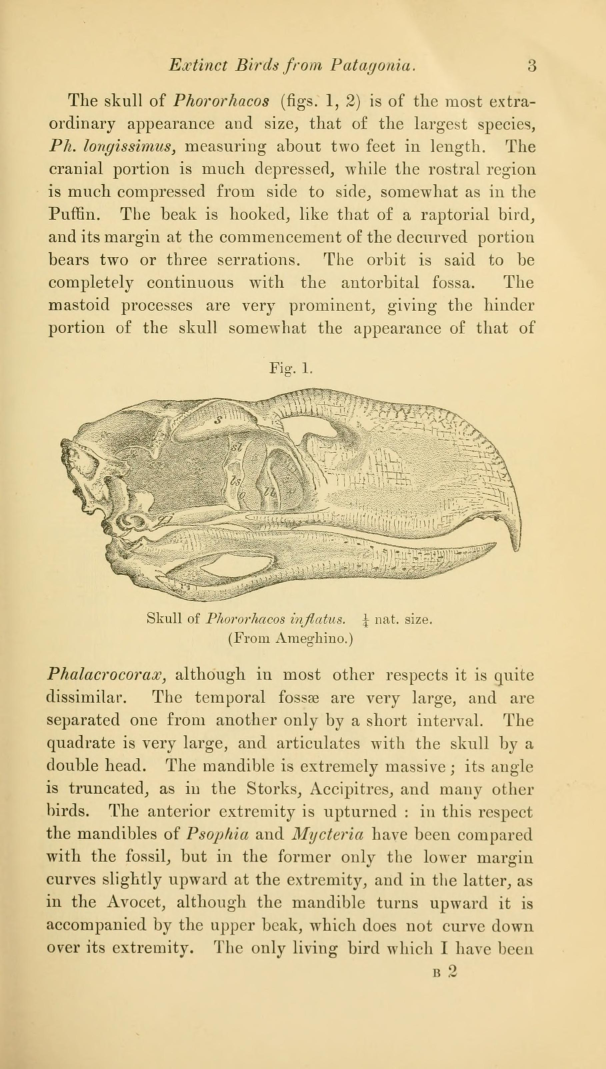
#> input picture compare/input/16281064.jpg, 1818 x 3207 px (shown at 1/3 size); its folder holds only this picture in this run
$ python diag.py
#> lines starting #> are read from the running program, lines starting #| are printed output that depends on the picture
#!/usr/bin/env python3
"""Routing diagnostics per input image, with truth labels.

colour_std : sqrt(var(rg)+var(yb)) on opponent channels = cast-INVARIANT spread
             of colour (Hasler-Susstrunk). High only for genuine multi-hue colour.
cast       : sqrt(mean(rg)^2+mean(yb)^2) = strength of the dominant tint (sepia).
blur_mid   : midtone mass after strong blur (halftone dots merge into greytone).
"""
import glob, os, numpy as np
from PIL import Image, ImageFilter

INPUT = os.path.join(os.path.dirname(os.path.abspath(__file__)), "input")
TRUTH = {
    "16281064": "text", "46027136": "text", "46027137": "text",
    "6554719": "text", "text_31940305": "text",
    "58740584": "grey", "63294239": "grey", "photo_grapsoid": "grey",
    "63511665": "colour", "plate_bird": "colour", "34921664": "colour",
}


def cstd(im):
    rgb = np.asarray(im, dtype=np.float32)
    R, G, B = rgb[..., 0], rgb[..., 1], rgb[..., 2]
    rg, yb = R - G, 0.5 * (R + G) - B
    return float(np.sqrt(rg.var() + yb.var())), float(np.hypot(rg.mean(), yb.mean()))


def diag(path):
#> called with path = 'compare/input/16281064.jpg'
    im = Image.open(path).convert("RGB")
#> im is the input picture: PIL image 1818x3207 RGB; mean R, G, B 223.9, 206.5, 160.9
    im.thumbnail((500, 500))
#> im: PIL image 283x500 RGB
    colour_std, cast = cstd(im)
#> in cstd, `R, G, B = rgb[..., 0], rgb[..., 1], rgb[..., 2]`:
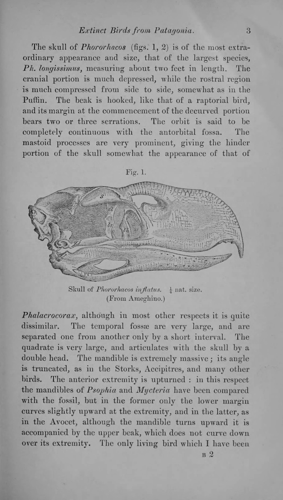
#> B: shape (500, 283) float32; min 36, max 192, mean 160.8
#> in cstd, `rg, yb = R - G, 0.5 * (R + G) - B`:
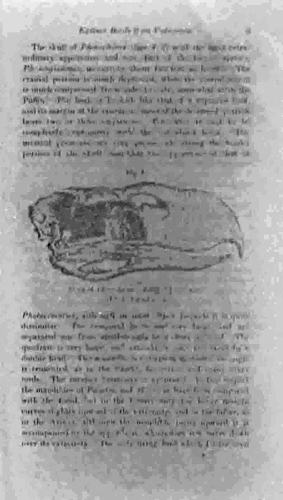
#> yb: shape (500, 283) float32; min 32, max 68.5, mean 54.3; drawn with min black and max white
#> colour_std = 6.17; cast = 57.05
    # denoised: average out JPEG chroma noise; real colour patches survive
    cstd_lo, _ = cstd(im.resize((64, 64), Image.BOX))
#> in cstd (call 2), `rgb = np.asarray(im, dtype=np.float32)`:
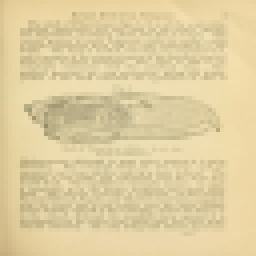
#> rgb: shape (64, 64, 3) float32 (shown 4 times larger); mean R, G, B 223.9, 206.5, 160.9
#> in cstd (call 2), `R, G, B = rgb[..., 0], rgb[..., 1], rgb[..., 2]`:
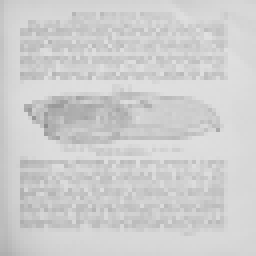
#> G: shape (64, 64) float32 (shown 4 times larger); min 141, max 224, mean 206.5
#> in cstd (call 2), `R, G, B = rgb[..., 0], rgb[..., 1], rgb[..., 2]`:
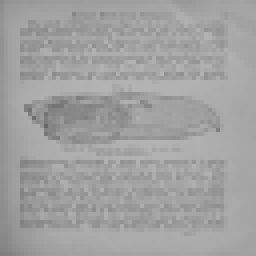
#> B: shape (64, 64) float32 (shown 4 times larger); min 102, max 180, mean 160.9
#> in cstd (call 2), `rg, yb = R - G, 0.5 * (R + G) - B`:
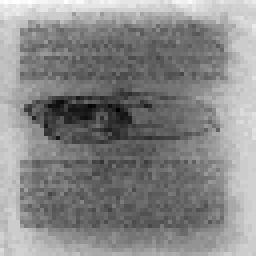
#> yb: shape (64, 64) float32 (shown 4 times larger); min 41, max 66, mean 54.3; drawn with min black and max white
#> cstd_lo = 5.64

    small = im.convert("L").resize((128, 128)).filter(ImageFilter.GaussianBlur(1.2))
    g = np.asarray(small, dtype=np.float32)
    lo, hi = np.percentile(g, 2), np.percentile(g, 98)
#> lo = 180; hi = 221
    g = np.clip((g - lo) / max(1.0, hi - lo), 0, 1)
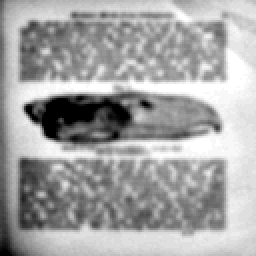
#> g: shape (128, 128) float32 (shown 2 times larger); min 0, max 1, mean 0.648
    blur_mid = float(((g > 0.25) & (g < 0.75)).mean())
#> blur_mid = 0.559
    return colour_std, cstd_lo, cast, blur_mid


paths = sorted(glob.glob(os.path.join(INPUT, "*")))
rows = []
for p in paths:
    if not p.lower().endswith((".jpg", ".jpeg", ".png")):
        continue
    name = os.path.splitext(os.path.basename(p))[0]
    rows.append((TRUTH.get(name, "?"), name, *diag(p)))

print(f"{'truth':7} {'page':16} {'cstd':>6} {'cstd_lo':>8} {'cast':>6} {'blur_mid':>8}")
for t, n, cs, cl, ca, bm in sorted(rows):
    print(f"{t:7} {n:16} {cs:6.2f} {cl:8.2f} {ca:6.1f} {bm:8.3f}")
#> this loop made 1 pass
#> (t, n, cs, cl, ca, bm) on pass 1: ('text', '16281064', 6.17, 5.64, 57.05, 0.559)
#| text    16281064           6.17     5.64   57.1    0.559

$ run again, on compare/input/62994245.jpg
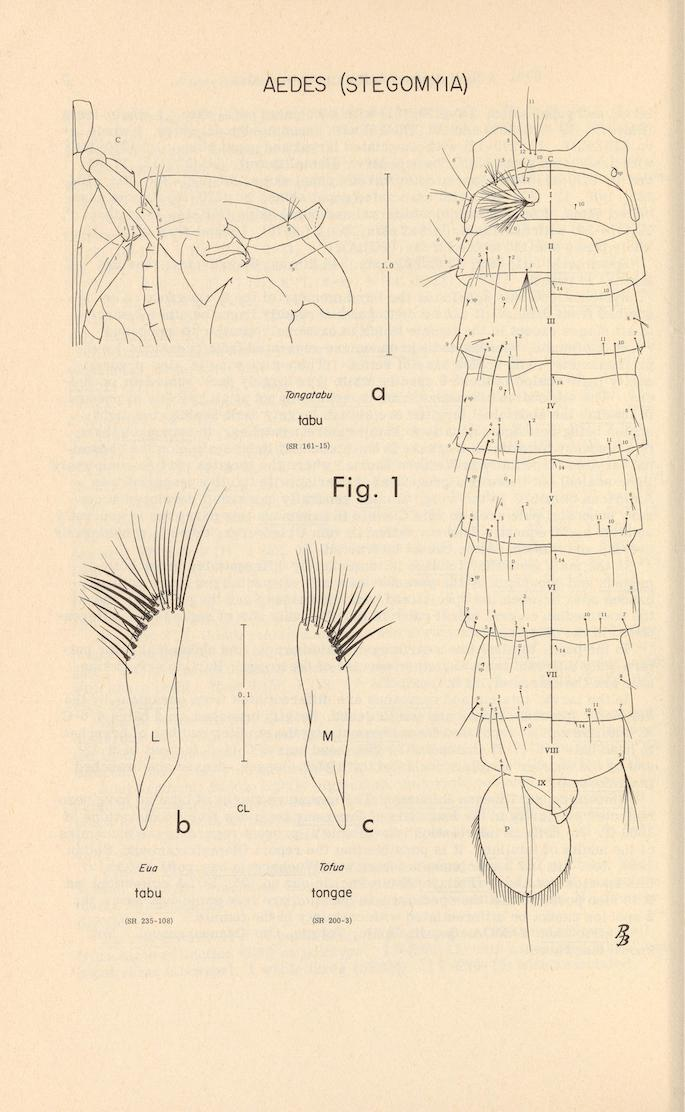
#> input picture compare/input/62994245.jpg, 685 x 1112 px
#> in diag, im is the input picture: PIL image 685x1112 RGB; mean R, G, B 242.4, 224.7, 196.9
#> im: PIL image 308x500 RGB
#> colour_std = 5.8; cast = 40.64
#> rgb: shape (64, 64, 3) float32
#> R: shape (64, 64) float32
#> G: shape (64, 64) float32
#> B: shape (64, 64) float32
#> rg: shape (64, 64) float32
#> in cstd (call 2), `rg, yb = R - G, 0.5 * (R + G) - B`:
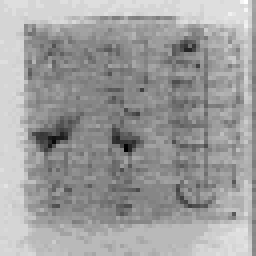
#> yb: shape (64, 64) float32 (shown 4 times larger); min 19.5, max 47, mean 36.6; drawn with min black and max white
#> cstd_lo = 5.36
#> lo = 205; hi = 233
#> in diag, `g = np.clip((g - lo) / max(1.0, hi - lo), 0, 1)`:
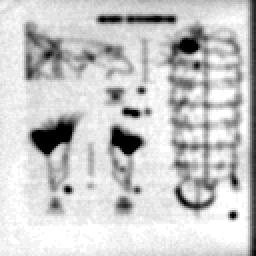
#> g: shape (128, 128) float32 (shown 2 times larger); min 0, max 1, mean 0.791
#> blur_mid = 0.213
#> the loop `for t, n, cs, cl, ca, bm in sorted(rows):` made 1 pass
#> (t, n, cs, cl, ca, bm) on pass 1: ('?', '62994245', 5.8, 5.36, 40.64, 0.213)
#> (printed output is left out)

$ run again, on compare/input/63294239.jpg
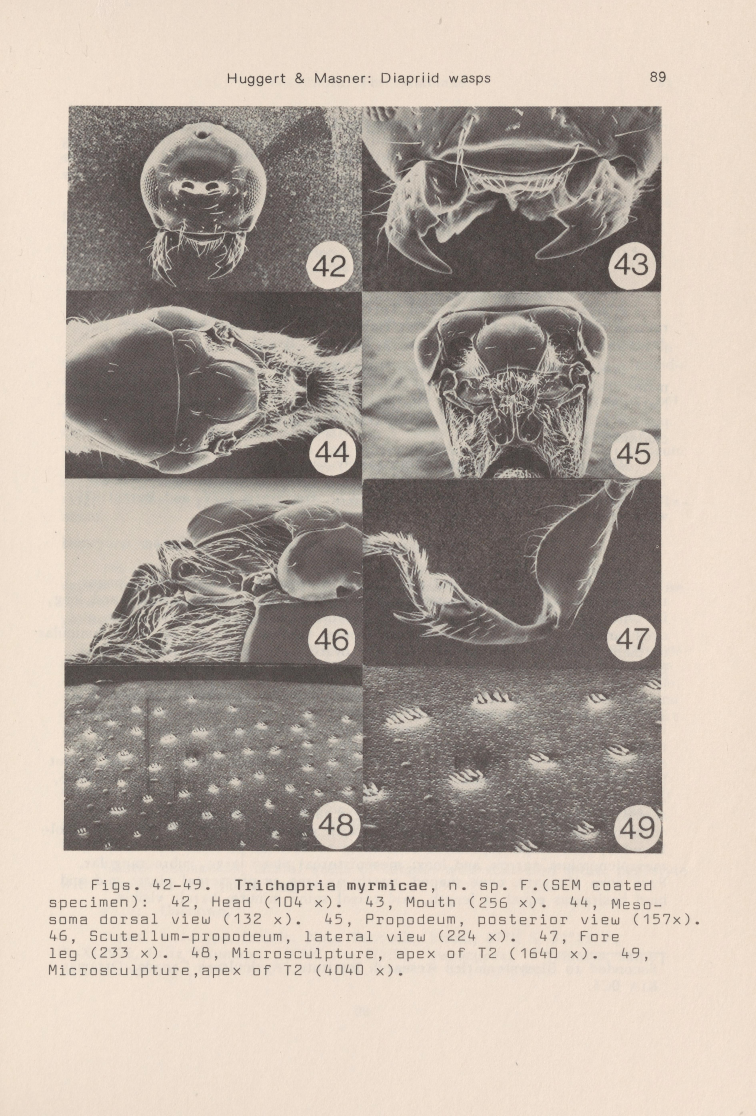
#> input picture compare/input/63294239.jpg, 3780 x 5580 px (shown at 1/5 size)
#> in diag, im is the input picture: PIL image 3780x5580 RGB; mean R, G, B 181.8, 170.4, 160.5
#> im: PIL image 339x500 RGB
#> colour_std = 8.77; cast = 19.32
#> rgb: shape (64, 64, 3) float32
#> R: shape (64, 64) float32
#> G: shape (64, 64) float32
#> B: shape (64, 64) float32
#> rg: shape (64, 64) float32
#> yb: shape (64, 64) float32
#> cstd_lo = 8.43
#> lo = 87; hi = 229
#> in diag, `g = np.clip((g - lo) / max(1.0, hi - lo), 0, 1)`:
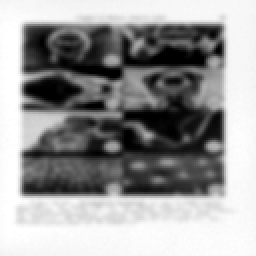
#> g: shape (128, 128) float32 (shown 2 times larger); min 0, max 1, mean 0.603
#> blur_mid = 0.286
#> the loop `for t, n, cs, cl, ca, bm in sorted(rows):` made 1 pass
#> (t, n, cs, cl, ca, bm) on pass 1: ('grey', '63294239', 8.77, 8.43, 19.32, 0.286)
#> (printed output is left out)
